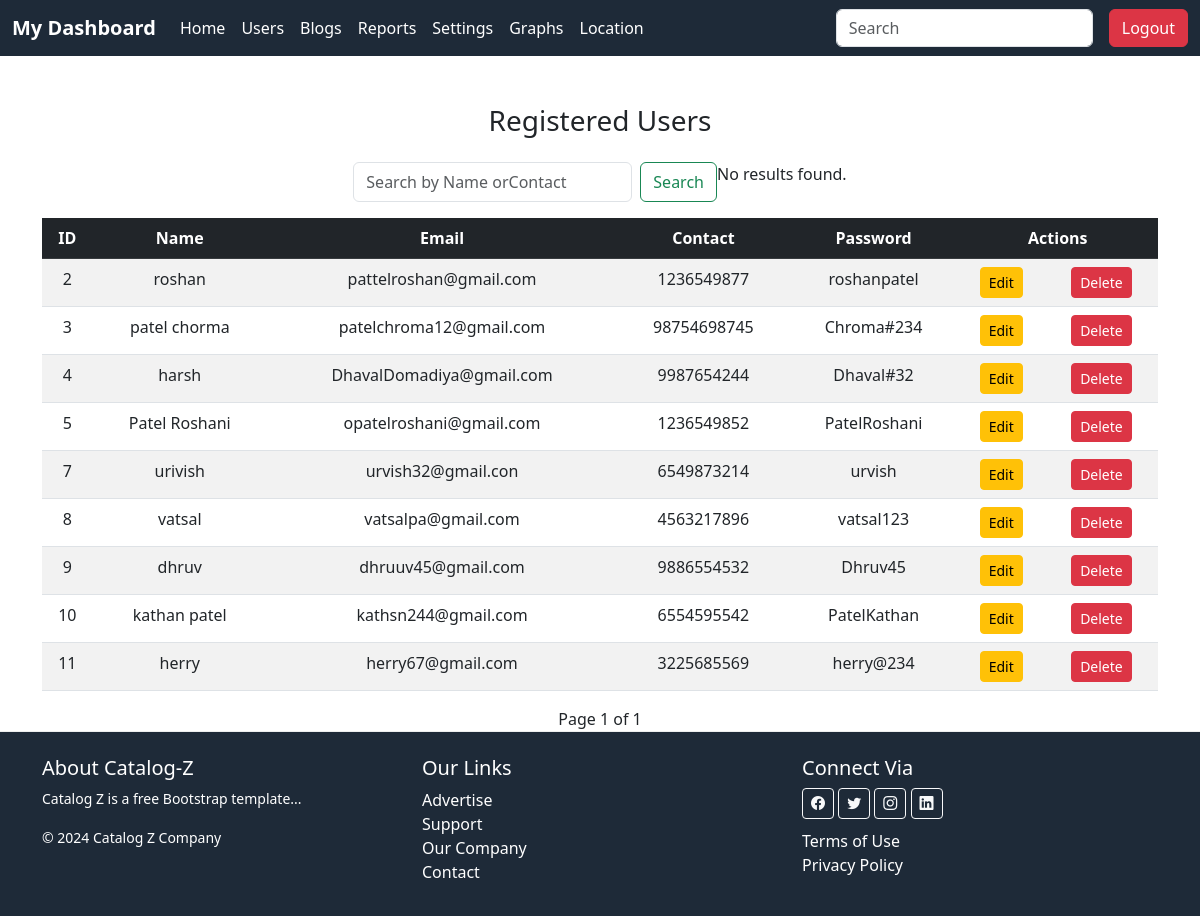
/users/, run on the app's committed database.
### mysiteapp/models.py (models this page shows)
class Register(models.Model):
    name = models.CharField(max_length=30)
    email = models.EmailField(unique=True)
    contact = models.CharField(max_length=10)
    password = models.CharField(max_length=100)

### mysiteapp/views.py (the view)
# urls.py: path("users/", views.users_page, name="users"),
def users_page(req):
    if "submit" in req.POST:
        search_query = req.GET.get("search")
        data = Register.objects.filter(new_collection=search_query).values()
        return render(req, "users.html",{"data":data})
    data = Register.objects.all()
    paginator = Paginator(data,10)  # Show 25 contacts per page.
    page_number = req.GET.get("page")
    page_obj = paginator.get_page(page_number)
    return render(req, "users.html", {"page_obj": page_obj})   # fetch all users from DB

### mysiteapp/templates/users.html (shortened to what this page needs)
{% load static %}
<!DOCTYPE html>
<html lang="en">
<head>
  <link href="https://cdn.jsdelivr.net/npm/bootstrap@5.3.0/dist/css/bootstrap.min.css" rel="stylesheet">
</head>
<body>
  {% include "nav.html" %}
  <div class="container mt-5">
    <h3 class="mb-4 text-center">Registered Users</h3>
    <form method="GET" action="/search" class="d-flex justify-content-center mb-3">
      <input class="form-control w-25" type="search" placeholder="Search by Name orContact" name="query" value="{{ query|default:'' }}">
      <button class="btn btn-outline-success ms-2" type="submit">Search</button>
      {% if data %}
        <ul>
            {% for user in results %}
                <li>{{ user.contact }} - {{ user.name }}</li>
            {% endfor %}
        </ul>
      {% else %}
        <p>No results found.</p>
      {% endif %}
    </form>
    {% if page_obj %}
      <table class="table table-striped table-hover text-center">
        <thead class="table-dark">
          <tr>
            <th>ID</th>
            <th>Name</th>
            <th>Email</th>
            <th>Contact</th>
            <th>Password</th>
            <th colspan="2">Actions</th>
          </tr>
        </thead>
        <tbody>
          {% for user in page_obj %}
          <tr>
            <td>{{ user.id }}</td>
            <td>{{ user.name }}</td>
            <td>{{ user.email }}</td>
            <td>{{ user.contact }}</td>
            <td>{{ user.password }}</td>
            <td><a href="/edit/{{user.id}}" class="btn btn-warning btn-sm">Edit</a></td>
            <td><a href="/delete/{{user.id}}" class="btn btn-danger btn-sm">Delete</a></td>
          </tr>
          {% endfor %}
        </tbody>
      </table>
    {% else %}
      <p class="text-center text-muted">No users found.</p>
    {% endif %}
  </div>
    <div class="pagination d-flex justify-content-center">
      <span class="mx-3">Page {{ page_obj.number }} of {{ page_obj.paginator.num_pages }}</span>
    </div>
    {% include 'footer.html' %}
</body>
</html>

### data on the page
Register: id "2", name "roshan", email "pattelroshan@gmail.com", contact "1236549877", password "roshanpatel"
Register: id "3", name "patel chorma", email "patelchroma12@gmail.com", contact "98754698745", password "Chroma#234"
Register: id "4", name "harsh", email "DhavalDomadiya@gmail.com", contact "9987654244", password "Dhaval#32"
Register: id "5", name "Patel Roshani", email "opatelroshani@gmail.com", contact "1236549852", password "PatelRoshani"
Register: id "7", name "urivish", email "urvish32@gmail.con", contact "6549873214", password "urvish"
Register: id "8", name "vatsal", email "vatsalpa@gmail.com", contact "4563217896", password "vatsal123"
Register: id "9", name "dhruv", email "dhruuv45@gmail.com", contact "9886554532", password "Dhruv45"
Register: id "10", name "kathan patel", email "kathsn244@gmail.com", contact "6554595542", password "PatelKathan"
Register: id "11", name "herry", email "herry67@gmail.com", contact "3225685569", password "herry@234"

### other printed values
{{ page_obj.number }} "1"
{{ page_obj.paginator.num_pages }} "1"
